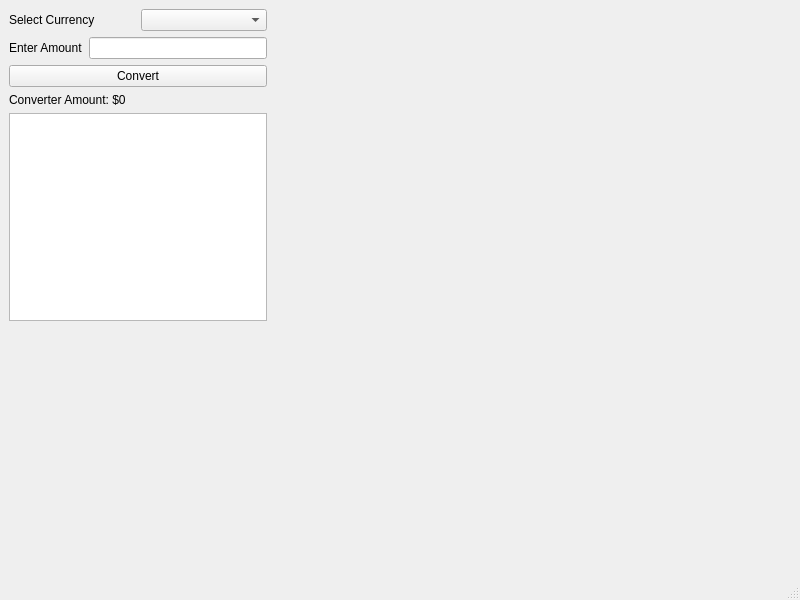
<?xml version="1.0" encoding="UTF-8"?>
<ui version="4.0">
 <class>MainWindow</class>
 <widget class="QMainWindow" name="MainWindow">
  <property name="geometry">
   <rect>
    <x>0</x>
    <y>0</y>
    <width>800</width>
    <height>600</height>
   </rect>
  </property>
  <property name="windowTitle">
   <string>MainWindow</string>
  </property>
  <widget class="QWidget" name="centralwidget">
   <widget class="QWidget" name="">
    <property name="geometry">
     <rect>
      <x>9</x>
      <y>9</y>
      <width>258</width>
      <height>312</height>
     </rect>
    </property>
    <layout class="QVBoxLayout" name="verticalLayout_2">
     <item>
      <layout class="QVBoxLayout" name="verticalLayout">
       <item>
        <layout class="QHBoxLayout" name="horizontalLayout">
         <item>
          <widget class="QLabel" name="label_2">
           <property name="text">
            <string>Select Currency</string>
           </property>
          </widget>
         </item>
         <item>
          <widget class="QComboBox" name="currencyComboBox"/>
         </item>
        </layout>
       </item>
       <item>
        <layout class="QHBoxLayout" name="horizontalLayout_2">
         <item>
          <widget class="QLabel" name="label">
           <property name="text">
            <string>Enter Amount</string>
           </property>
          </widget>
         </item>
         <item>
          <widget class="QLineEdit" name="amountLineEdit"/>
         </item>
        </layout>
       </item>
       <item>
        <widget class="QPushButton" name="convertButton">
         <property name="text">
          <string>Convert</string>
         </property>
        </widget>
       </item>
      </layout>
     </item>
     <item>
      <widget class="QLabel" name="usdResultLabel">
       <property name="text">
        <string>Converter Amount: $0</string>
       </property>
      </widget>
     </item>
     <item>
      <widget class="QPlainTextEdit" name="chipOutputText">
       <property name="readOnly">
        <bool>true</bool>
       </property>
      </widget>
     </item>
    </layout>
   </widget>
  </widget>
  <widget class="QMenuBar" name="menubar">
   <property name="geometry">
    <rect>
     <x>0</x>
     <y>0</y>
     <width>800</width>
     <height>21</height>
    </rect>
   </property>
  </widget>
  <widget class="QStatusBar" name="statusbar"/>
 </widget>
 <resources/>
 <connections/>
</ui>
